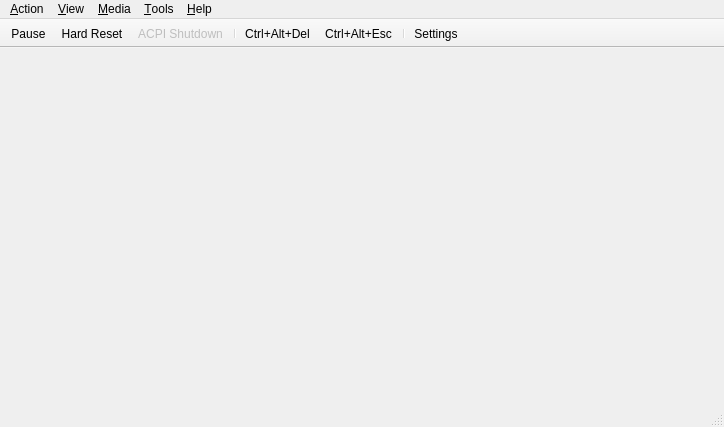
<?xml version="1.0" encoding="UTF-8"?>
<ui version="4.0">
 <class>MainWindow</class>
 <widget class="QMainWindow" name="MainWindow">
  <property name="geometry">
   <rect>
    <x>0</x>
    <y>0</y>
    <width>724</width>
    <height>427</height>
   </rect>
  </property>
  <property name="windowTitle">
   <string>86Box</string>
  </property>
  <widget class="QWidget" name="centralwidget">
   <property name="sizePolicy">
    <sizepolicy hsizetype="Fixed" vsizetype="Fixed">
     <horstretch>0</horstretch>
     <verstretch>0</verstretch>
    </sizepolicy>
   </property>
   <layout class="QVBoxLayout" name="verticalLayout">
    <property name="spacing">
     <number>0</number>
    </property>
    <property name="leftMargin">
     <number>0</number>
    </property>
    <property name="topMargin">
     <number>0</number>
    </property>
    <property name="rightMargin">
     <number>0</number>
    </property>
    <property name="bottomMargin">
     <number>0</number>
    </property>
    <item>
     <widget class="RendererStack" name="stackedWidget"/>
    </item>
   </layout>
  </widget>
  <widget class="QMenuBar" name="menubar">
   <property name="geometry">
    <rect>
     <x>0</x>
     <y>0</y>
     <width>724</width>
     <height>22</height>
    </rect>
   </property>
   <widget class="QMenu" name="menuAction">
    <property name="title">
     <string>&amp;Action</string>
    </property>
    <addaction name="actionKeyboard_requires_capture"/>
    <addaction name="actionRight_CTRL_is_left_ALT"/>
    <addaction name="separator"/>
    <addaction name="actionHard_Reset"/>
    <addaction name="actionCtrl_Alt_Del"/>
    <addaction name="separator"/>
    <addaction name="actionCtrl_Alt_Esc"/>
    <addaction name="separator"/>
    <addaction name="actionPause"/>
    <addaction name="separator"/>
    <addaction name="actionExit"/>
   </widget>
   <widget class="QMenu" name="menuTools">
    <property name="title">
     <string>&amp;Tools</string>
    </property>
    <addaction name="actionSettings"/>
    <addaction name="actionUpdate_status_bar_icons"/>
    <addaction name="separator"/>
    <addaction name="actionEnable_Discord_integration"/>
    <addaction name="separator"/>
    <addaction name="actionTake_screenshot"/>
    <addaction name="actionSound_gain"/>
    <addaction name="separator"/>
    <addaction name="actionPreferences"/>
    <addaction name="actionShow_keyboard"/>
   </widget>
   <widget class="QMenu" name="menuView">
    <property name="title">
     <string>&amp;View</string>
    </property>
    <widget class="QMenu" name="menuRenderer">
     <property name="title">
      <string>Re&amp;nderer</string>
     </property>
     <addaction name="actionSoftware_Renderer"/>
     <addaction name="actionHardware_Renderer_OpenGL"/>
     <addaction name="actionHardware_Renderer_OpenGL_ES"/>
     <addaction name="actionOpenGL_3_0_Core"/>
    </widget>
    <widget class="QMenu" name="menuWindow_scale_factor">
     <property name="title">
      <string>&amp;Window scale factor</string>
     </property>
     <addaction name="action0_5x"/>
     <addaction name="action1x"/>
     <addaction name="action1_5x"/>
     <addaction name="action2x"/>
    </widget>
    <widget class="QMenu" name="menuFilter_method">
     <property name="title">
      <string>Filter method</string>
     </property>
     <addaction name="actionNearest"/>
     <addaction name="actionLinear"/>
    </widget>
    <widget class="QMenu" name="menuFullscreen_stretch_mode">
     <property name="title">
      <string>Fullscreen &amp;stretch mode</string>
     </property>
     <addaction name="actionFullScreen_stretch"/>
     <addaction name="actionFullScreen_43"/>
     <addaction name="actionFullScreen_keepRatio"/>
     <addaction name="actionFullScreen_int"/>
    </widget>
    <widget class="QMenu" name="menuEGA_S_VGA_settings">
     <property name="title">
      <string>E&amp;GA/(S)VGA settings</string>
     </property>
     <widget class="QMenu" name="menuVGA_screen_type">
      <property name="title">
       <string>VGA screen &amp;type</string>
      </property>
      <addaction name="actionRGB_Color"/>
      <addaction name="actionRGB_Grayscale"/>
      <addaction name="actionAmber_monitor"/>
      <addaction name="actionGreen_monitor"/>
      <addaction name="actionWhite_monitor"/>
     </widget>
     <widget class="QMenu" name="menuGrayscale_conversion_type">
      <property name="title">
       <string>Grayscale &amp;conversion type</string>
      </property>
      <addaction name="actionBT601_NTSC_PAL"/>
      <addaction name="actionBT709_HDTV"/>
      <addaction name="actionAverage"/>
     </widget>
     <addaction name="actionInverted_VGA_monitor"/>
     <addaction name="menuVGA_screen_type"/>
     <addaction name="menuGrayscale_conversion_type"/>
    </widget>
    <addaction name="actionHide_tool_bar"/>
    <addaction name="actionHide_status_bar"/>
    <addaction name="separator"/>
    <addaction name="actionResizable_window"/>
    <addaction name="actionRemember_size_and_position"/>
    <addaction name="separator"/>
    <addaction name="menuRenderer"/>
    <addaction name="actionSpecify_dimensions"/>
    <addaction name="actionForce_4_3_display_ratio"/>
    <addaction name="menuWindow_scale_factor"/>
    <addaction name="menuFilter_method"/>
    <addaction name="actionHiDPI_scaling"/>
    <addaction name="separator"/>
    <addaction name="actionFullscreen"/>
    <addaction name="menuFullscreen_stretch_mode"/>
    <addaction name="menuEGA_S_VGA_settings"/>
    <addaction name="separator"/>
    <addaction name="actionCGA_PCjr_Tandy_EGA_S_VGA_overscan"/>
    <addaction name="actionChange_contrast_for_monochrome_display"/>
   </widget>
   <widget class="QMenu" name="menuMedia">
    <property name="title">
     <string>&amp;Media</string>
    </property>
   </widget>
   <widget class="QMenu" name="menuAbout">
    <property name="title">
     <string>&amp;Help</string>
    </property>
    <addaction name="actionDocumentation"/>
    <addaction name="actionAbout_86Box"/>
    <addaction name="actionAbout_Qt"/>
   </widget>
   <addaction name="menuAction"/>
   <addaction name="menuView"/>
   <addaction name="menuMedia"/>
   <addaction name="menuTools"/>
   <addaction name="menuAbout"/>
  </widget>
  <widget class="QStatusBar" name="statusbar"/>
  <widget class="QToolBar" name="toolBar">
   <property name="contextMenuPolicy">
    <enum>Qt::PreventContextMenu</enum>
   </property>
   <property name="windowTitle">
    <string notr="true">toolBar</string>
   </property>
   <property name="movable">
    <bool>false</bool>
   </property>
   <property name="allowedAreas">
    <set>Qt::TopToolBarArea</set>
   </property>
   <property name="iconSize">
    <size>
     <width>16</width>
     <height>16</height>
    </size>
   </property>
   <property name="toolButtonStyle">
    <enum>Qt::ToolButtonIconOnly</enum>
   </property>
   <property name="floatable">
    <bool>false</bool>
   </property>
   <attribute name="toolBarArea">
    <enum>TopToolBarArea</enum>
   </attribute>
   <attribute name="toolBarBreak">
    <bool>false</bool>
   </attribute>
   <addaction name="actionPause"/>
   <addaction name="actionHard_Reset"/>
   <addaction name="actionACPI_Shutdown"/>
   <addaction name="separator"/>
   <addaction name="actionCtrl_Alt_Del"/>
   <addaction name="actionCtrl_Alt_Esc"/>
   <addaction name="separator"/>
   <addaction name="actionSettings"/>
  </widget>
  <action name="actionKeyboard_requires_capture">
   <property name="checkable">
    <bool>true</bool>
   </property>
   <property name="text">
    <string>&amp;Keyboard requires capture</string>
   </property>
  </action>
  <action name="actionRight_CTRL_is_left_ALT">
   <property name="checkable">
    <bool>true</bool>
   </property>
   <property name="text">
    <string>&amp;Right CTRL is left ALT</string>
   </property>
  </action>
  <action name="actionHard_Reset">
   <property name="icon">
    <iconset resource="../qt_resources.qrc">
     <normaloff>:/menuicons/win/icons/hard_reset.ico</normaloff>:/menuicons/win/icons/hard_reset.ico</iconset>
   </property>
   <property name="text">
    <string>&amp;Hard Reset...</string>
   </property>
   <property name="iconVisibleInMenu">
    <bool>false</bool>
   </property>
  </action>
  <action name="actionCtrl_Alt_Del">
   <property name="icon">
    <iconset resource="../qt_resources.qrc">
     <normaloff>:/menuicons/win/icons/send_cad.ico</normaloff>:/menuicons/win/icons/send_cad.ico</iconset>
   </property>
   <property name="text">
    <string>&amp;Ctrl+Alt+Del</string>
   </property>
   <property name="toolTip">
    <string>Ctrl+Alt+Del</string>
   </property>
   <property name="shortcut">
    <string>Ctrl+F12</string>
   </property>
   <property name="iconVisibleInMenu">
    <bool>false</bool>
   </property>
   <property name="shortcutVisibleInContextMenu">
    <bool>false</bool>
   </property>
  </action>
  <action name="actionCtrl_Alt_Esc">
   <property name="icon">
    <iconset resource="../qt_resources.qrc">
     <normaloff>:/menuicons/win/icons/send_cae.ico</normaloff>:/menuicons/win/icons/send_cae.ico</iconset>
   </property>
   <property name="text">
    <string>Ctrl+Alt+&amp;Esc</string>
   </property>
   <property name="iconVisibleInMenu">
    <bool>false</bool>
   </property>
  </action>
  <action name="actionPause">
   <property name="checkable">
    <bool>true</bool>
   </property>
   <property name="icon">
    <iconset resource="../qt_resources.qrc">
     <normaloff>:/menuicons/win/icons/pause.ico</normaloff>:/menuicons/win/icons/pause.ico</iconset>
   </property>
   <property name="text">
    <string>&amp;Pause</string>
   </property>
   <property name="iconVisibleInMenu">
    <bool>false</bool>
   </property>
  </action>
  <action name="actionExit">
   <property name="text">
    <string>Exit</string>
   </property>
  </action>
  <action name="actionSettings">
   <property name="icon">
    <iconset resource="../qt_resources.qrc">
     <normaloff>:/menuicons/win/icons/settings.ico</normaloff>:/menuicons/win/icons/settings.ico</iconset>
   </property>
   <property name="text">
    <string>&amp;Settings...</string>
   </property>
   <property name="menuRole">
    <enum>QAction::PreferencesRole</enum>
   </property>
   <property name="iconVisibleInMenu">
    <bool>false</bool>
   </property>
  </action>
  <action name="actionFullscreen">
   <property name="text">
    <string>&amp;Fullscreen</string>
   </property>
   <property name="shortcut">
    <string>Ctrl+Alt+PgUp</string>
   </property>
   <property name="shortcutVisibleInContextMenu">
    <bool>false</bool>
   </property>
  </action>
  <action name="actionSoftware_Renderer">
   <property name="checkable">
    <bool>true</bool>
   </property>
   <property name="text">
    <string>&amp;Qt (Software)</string>
   </property>
  </action>
  <action name="actionHardware_Renderer_OpenGL">
   <property name="checkable">
    <bool>true</bool>
   </property>
   <property name="text">
    <string>Qt (&amp;OpenGL)</string>
   </property>
  </action>
  <action name="actionHardware_Renderer_OpenGL_ES">
   <property name="checkable">
    <bool>true</bool>
   </property>
   <property name="text">
    <string>Qt (OpenGL &amp;ES)</string>
   </property>
  </action>
  <action name="actionHide_status_bar">
   <property name="checkable">
    <bool>true</bool>
   </property>
   <property name="text">
    <string>&amp;Hide status bar</string>
   </property>
  </action>
  <action name="actionResizable_window">
   <property name="checkable">
    <bool>true</bool>
   </property>
   <property name="text">
    <string>&amp;Resizeable window</string>
   </property>
  </action>
  <action name="actionRemember_size_and_position">
   <property name="checkable">
    <bool>true</bool>
   </property>
   <property name="text">
    <string>R&amp;emember size &amp;&amp; position</string>
   </property>
  </action>
  <action name="actionSpecify_dimensions">
   <property name="text">
    <string>Specify dimensions...</string>
   </property>
  </action>
  <action name="actionForce_4_3_display_ratio">
   <property name="checkable">
    <bool>true</bool>
   </property>
   <property name="text">
    <string>F&amp;orce 4:3 display ratio</string>
   </property>
  </action>
  <action name="actionHiDPI_scaling">
   <property name="checkable">
    <bool>true</bool>
   </property>
   <property name="text">
    <string>Hi&amp;DPI scaling</string>
   </property>
  </action>
  <action name="actionCGA_PCjr_Tandy_EGA_S_VGA_overscan">
   <property name="checkable">
    <bool>true</bool>
   </property>
   <property name="text">
    <string>CGA/PCjr/Tandy/E&amp;GA/(S)VGA overscan</string>
   </property>
  </action>
  <action name="actionChange_contrast_for_monochrome_display">
   <property name="checkable">
    <bool>true</bool>
   </property>
   <property name="text">
    <string>Change contrast for &amp;monochrome display</string>
   </property>
  </action>
  <action name="action0_5x">
   <property name="checkable">
    <bool>true</bool>
   </property>
   <property name="text">
    <string>&amp;0.5x</string>
   </property>
  </action>
  <action name="action1x">
   <property name="checkable">
    <bool>true</bool>
   </property>
   <property name="text">
    <string>&amp;1x</string>
   </property>
  </action>
  <action name="action1_5x">
   <property name="checkable">
    <bool>true</bool>
   </property>
   <property name="text">
    <string>1.&amp;5x</string>
   </property>
  </action>
  <action name="action2x">
   <property name="checkable">
    <bool>true</bool>
   </property>
   <property name="text">
    <string>&amp;2x</string>
   </property>
  </action>
  <action name="actionNearest">
   <property name="checkable">
    <bool>true</bool>
   </property>
   <property name="text">
    <string>&amp;Nearest</string>
   </property>
  </action>
  <action name="actionLinear">
   <property name="checkable">
    <bool>true</bool>
   </property>
   <property name="text">
    <string>&amp;Linear</string>
   </property>
  </action>
  <action name="actionFullScreen_stretch">
   <property name="checkable">
    <bool>true</bool>
   </property>
   <property name="text">
    <string>&amp;Full screen stretch</string>
   </property>
  </action>
  <action name="actionFullScreen_43">
   <property name="checkable">
    <bool>true</bool>
   </property>
   <property name="text">
    <string>&amp;4:3</string>
   </property>
  </action>
  <action name="actionFullScreen_keepRatio">
   <property name="checkable">
    <bool>true</bool>
   </property>
   <property name="text">
    <string>&amp;Square pixels (Keep ratio)</string>
   </property>
  </action>
  <action name="actionFullScreen_int">
   <property name="checkable">
    <bool>true</bool>
   </property>
   <property name="text">
    <string>&amp;Integer scale</string>
   </property>
  </action>
  <action name="actionInverted_VGA_monitor">
   <property name="checkable">
    <bool>true</bool>
   </property>
   <property name="text">
    <string>&amp;Inverted VGA monitor</string>
   </property>
  </action>
  <action name="actionRGB_Color">
   <property name="checkable">
    <bool>true</bool>
   </property>
   <property name="text">
    <string>RGB &amp;Color</string>
   </property>
  </action>
  <action name="actionRGB_Grayscale">
   <property name="checkable">
    <bool>true</bool>
   </property>
   <property name="text">
    <string>&amp;RGB Grayscale</string>
   </property>
  </action>
  <action name="actionAmber_monitor">
   <property name="checkable">
    <bool>true</bool>
   </property>
   <property name="text">
    <string>&amp;Amber monitor</string>
   </property>
  </action>
  <action name="actionGreen_monitor">
   <property name="checkable">
    <bool>true</bool>
   </property>
   <property name="text">
    <string>&amp;Green monitor</string>
   </property>
  </action>
  <action name="actionWhite_monitor">
   <property name="checkable">
    <bool>true</bool>
   </property>
   <property name="text">
    <string>&amp;White monitor</string>
   </property>
  </action>
  <action name="actionBT601_NTSC_PAL">
   <property name="checkable">
    <bool>true</bool>
   </property>
   <property name="text">
    <string>BT&amp;601 (NTSC/PAL)</string>
   </property>
  </action>
  <action name="actionBT709_HDTV">
   <property name="checkable">
    <bool>true</bool>
   </property>
   <property name="text">
    <string>BT&amp;709 (HDTV)</string>
   </property>
  </action>
  <action name="actionAverage">
   <property name="checkable">
    <bool>true</bool>
   </property>
   <property name="text">
    <string>&amp;Average</string>
   </property>
  </action>
  <action name="actionAbout_Qt">
   <property name="text">
    <string>About Qt</string>
   </property>
   <property name="visible">
    <bool>false</bool>
   </property>
   <property name="menuRole">
    <enum>QAction::AboutQtRole</enum>
   </property>
  </action>
  <action name="actionAbout_86Box">
   <property name="text">
    <string>&amp;About 86Box...</string>
   </property>
   <property name="menuRole">
    <enum>QAction::AboutRole</enum>
   </property>
  </action>
  <action name="actionDocumentation">
   <property name="text">
    <string>&amp;Documentation...</string>
   </property>
  </action>
  <action name="actionUpdate_status_bar_icons">
   <property name="checkable">
    <bool>true</bool>
   </property>
   <property name="text">
    <string>&amp;Update status bar icons</string>
   </property>
  </action>
  <action name="actionTake_screenshot">
   <property name="text">
    <string>Take s&amp;creenshot</string>
   </property>
   <property name="shortcut">
    <string>Ctrl+F11</string>
   </property>
   <property name="shortcutVisibleInContextMenu">
    <bool>false</bool>
   </property>
  </action>
  <action name="actionSound_gain">
   <property name="text">
    <string>Sound &amp;gain...</string>
   </property>
  </action>
  <action name="actionOpenGL_3_0_Core">
   <property name="checkable">
    <bool>true</bool>
   </property>
   <property name="text">
    <string>Open&amp;GL (3.0 Core)</string>
   </property>
  </action>
  <action name="actionPreferences">
   <property name="text">
    <string>&amp;Preferences...</string>
   </property>
   <property name="menuRole">
    <enum>QAction::NoRole</enum>
   </property>
  </action>
  <action name="actionEnable_Discord_integration">
   <property name="checkable">
    <bool>true</bool>
   </property>
   <property name="text">
    <string>Enable &amp;Discord integration</string>
   </property>
  </action>
  <action name="actionHide_tool_bar">
   <property name="checkable">
    <bool>true</bool>
   </property>
   <property name="text">
    <string>Hide tool bar</string>
   </property>
   <property name="toolTip">
    <string>Hide tool bar</string>
   </property>
  </action>
  <action name="actionACPI_Shutdown">
   <property name="enabled">
    <bool>false</bool>
   </property>
   <property name="icon">
    <iconset resource="../qt_resources.qrc">
     <normaloff>:/menuicons/win/icons/acpi_shutdown.ico</normaloff>:/menuicons/win/icons/acpi_shutdown.ico</iconset>
   </property>
   <property name="text">
    <string>ACPI Shutdown</string>
   </property>
   <property name="toolTip">
    <string>ACPI Shutdown</string>
   </property>
  </action>
  <action name="actionShow_keyboard">
   <property name="text">
    <string>Show keyboard...</string>
   </property>
  </action>
 </widget>
 <customwidgets>
  <customwidget>
   <class>RendererStack</class>
   <extends>QStackedWidget</extends>
   <header>qt_rendererstack.hpp</header>
   <container>1</container>
  </customwidget>
 </customwidgets>
 <resources>
  <include location="../qt_resources.qrc"/>
 </resources>
 <connections/>
</ui>
